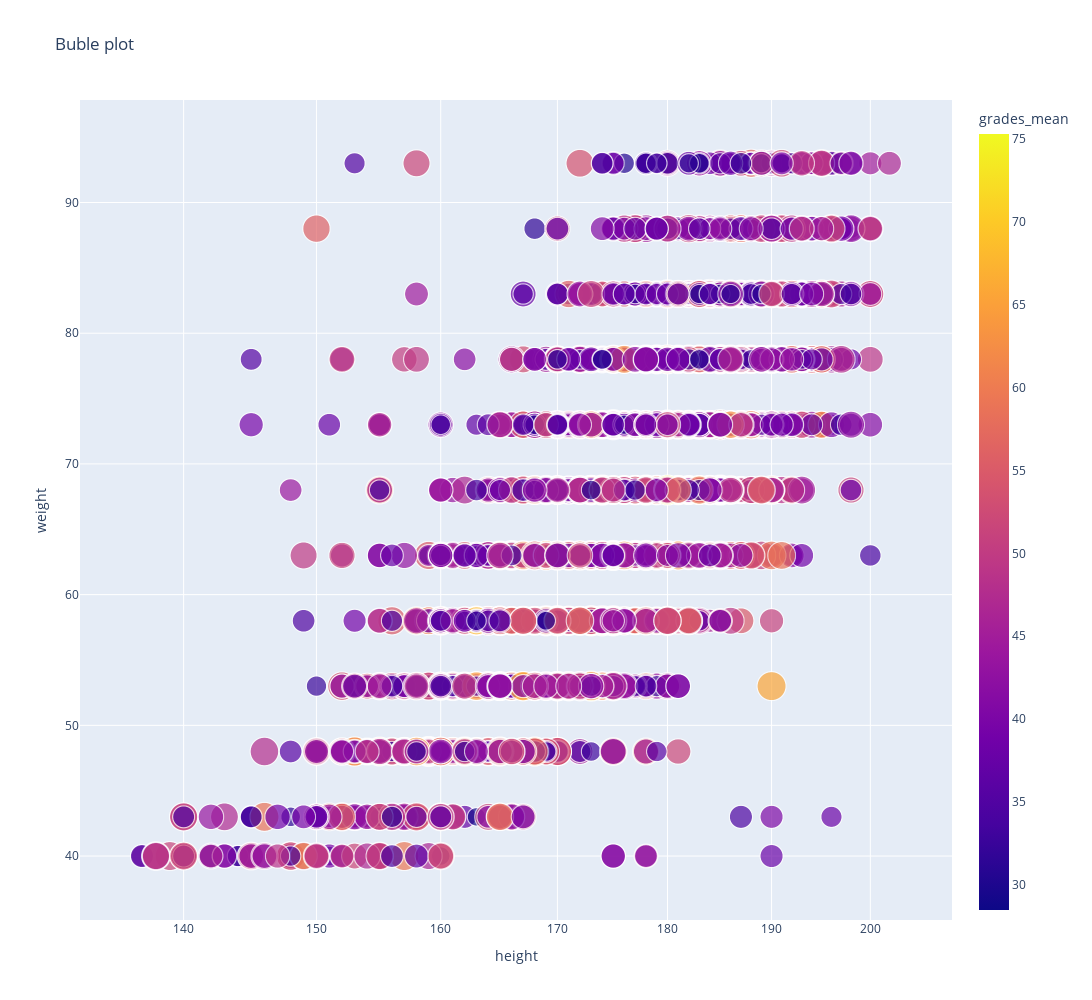

Notebook code for this chart:
### Markdown cell above
Most of the climbers are tall and not very heavy. But we don't really know about what is the best morpho.

### Code cell
fig = px.scatter(climber_df, x="height", y="weight",
	         size="grades_max", color="grades_mean",log_x=True, size_max=30,title="Buble plot",width=1600, height=1000)

fig.show()

### Figure 1 — Plotly figure (JSON) as saved in the notebook; plotly's stock layout.template omitted (floating-point values rounded to 4 significant figures; data arrays with more than 128 entries replaced by an {"elided": "..."} marker saying what was removed)
{"data": [{"hovertemplate": "height=%{x}<br>weight=%{y}<br>grades_max=%{marker.size}<br>grades_mean=%{marker.color}<extra></extra>", "legendgroup": "", "marker": {"color": {"elided": "10927 float values"}, "coloraxis": "coloraxis", "size": {"elided": "10927 int values"}, "sizemode": "area", "sizeref": 0.08556, "symbol": "circle"}, "mode": "markers", "name": "", "showlegend": false, "type": "scattergl", "x": {"elided": "10927 int values"}, "xaxis": "x", "y": {"elided": "10927 int values"}, "yaxis": "y"}], "layout": {"coloraxis": {"colorbar": {"title": {"text": "grades_mean"}}, "colorscale": [[0, "#0d0887"], [0.1111, "#46039f"], [0.2222, "#7201a8"], [0.3333, "#9c179e"], [0.4444, "#bd3786"], [0.5556, "#d8576b"], [0.6667, "#ed7953"], [0.7778, "#fb9f3a"], [0.8889, "#fdca26"], [1, "#f0f921"]]}, "height": 1000, "legend": {"itemsizing": "constant", "tracegroupgap": 0}, "title": {"text": "Buble plot"}, "width": 1600, "xaxis": {"anchor": "y", "domain": [0, 1], "title": {"text": "height"}, "type": "log"}, "yaxis": {"anchor": "x", "domain": [0, 1], "title": {"text": "weight"}}}}
